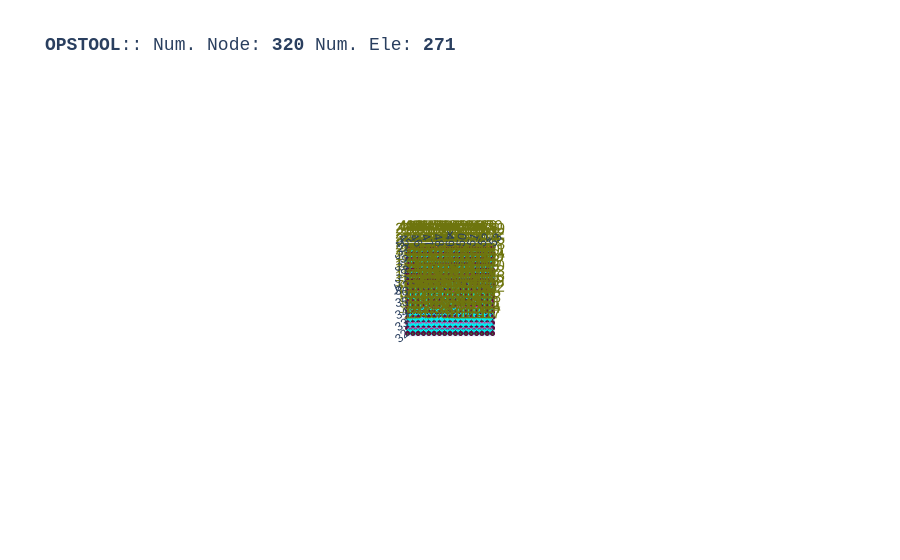

The notebook cell saved with this chart:
### Markdown cell above
Create output database (ODB) file. Since some elements and nodes will be removed in subsequent analyses, ensure that model_update=True.

### Code cell
opst.vis.plotly.plot_model(show_node_numbering=True)

### Figure 1 — Plotly figure (JSON) as saved in the notebook; plotly's stock layout.template omitted (floating-point values rounded to 4 significant figures; data arrays with more than 128 entries replaced by an {"elided": "..."} marker saying what was removed)
{"data": [{"color": "#00FFFF", "hoverinfo": "skip", "i": {"elided": "512 int values"}, "j": {"elided": "512 int values"}, "k": {"elided": "512 int values"}, "name": "FourNodeQuad", "opacity": 1, "type": "mesh3d", "x": {"elided": "1024 float values"}, "y": {"elided": "1024 float values"}, "z": {"elided": "1024 float values"}}, {"connectgaps": false, "hoverinfo": "skip", "line": {"color": "black", "width": 1}, "mode": "lines", "name": "Edge", "type": "scatter3d", "x": {"elided": "1536 float values"}, "y": {"elided": "1536 float values"}, "z": {"elided": "1536 float values"}}, {"connectgaps": false, "hoverinfo": "skip", "line": {"color": "#0652ff", "width": 5}, "mode": "lines", "name": "DispBeamColumn2d", "type": "scatter3d", "x": [45.25, 45.75, NaN, 45.75, 46.25, NaN, 46.25, 46.75, NaN, 46.75, 47.25, NaN, 47.25, 47.75, NaN, 47.75, 48.25, NaN, 48.25, 48.75, NaN, 48.75, 49.25, NaN, 49.25, 49.75, NaN, 49.75, 50.25, NaN, 50.25, 50.75, NaN, 50.75, 51.25, NaN, 51.25, 51.75, NaN, 51.75, 52.25, NaN, 52.25, 52.75, NaN], "y": [40.25, 40.25, NaN, 40.25, 40.25, NaN, 40.25, 40.25, NaN, 40.25, 40.25, NaN, 40.25, 40.25, NaN, 40.25, 40.25, NaN, 40.25, 40.25, NaN, 40.25, 40.25, NaN, 40.25, 40.25, NaN, 40.25, 40.25, NaN, 40.25, 40.25, NaN, 40.25, 40.25, NaN, 40.25, 40.25, NaN, 40.25, 40.25, NaN, 40.25, 40.25, NaN], "z": [0.0, 0.0, NaN, 0.0, 0.0, NaN, 0.0, 0.0, NaN, 0.0, 0.0, NaN, 0.0, 0.0, NaN, 0.0, 0.0, NaN, 0.0, 0.0, NaN, 0.0, 0.0, NaN, 0.0, 0.0, NaN, 0.0, 0.0, NaN, 0.0, 0.0, NaN, 0.0, 0.0, NaN, 0.0, 0.0, NaN, 0.0, 0.0, NaN, 0.0, 0.0, NaN]}, {"connectgaps": false, "hoverinfo": "skip", "line": {"color": "#ff9408", "width": 5}, "mode": "lines", "name": "BeamContact2D", "type": "scatter3d", "x": [45.5, 45.25, NaN, 45.5, 45.75, NaN, 46.0, 45.75, NaN, 46.0, 46.25, NaN, 46.5, 46.25, NaN, 46.5, 46.75, NaN, 47.0, 46.75, NaN, 47.0, 47.25, NaN, 47.5, 47.25, NaN, 47.5, 47.75, NaN, 48.0, 47.75, NaN, 48.0, 48.25, NaN, 48.5, 48.25, NaN, 48.5, 48.75, NaN, 49.0, 48.75, NaN, 49.0, 49.25, NaN, 49.5, 49.25, NaN, 49.5, 49.75, NaN, 50.0, 49.75, NaN, 50.0, 50.25, NaN, 50.5, 50.25, NaN, 50.5, 50.75, NaN, 51.0, 50.75, NaN, 51.0, 51.25, NaN, 51.5, 51.25, NaN, 51.5, 51.75, NaN, 52.0, 51.75, NaN, 52.0, 52.25, NaN, 52.5, 52.25, NaN, 52.5, 52.75, NaN], "y": [40.0, 40.25, NaN, 40.0, 40.25, NaN, 40.0, 40.25, NaN, 40.0, 40.25, NaN, 40.0, 40.25, NaN, 40.0, 40.25, NaN, 40.0, 40.25, NaN, 40.0, 40.25, NaN, 40.0, 40.25, NaN, 40.0, 40.25, NaN, 40.0, 40.25, NaN, 40.0, 40.25, NaN, 40.0, 40.25, NaN, 40.0, 40.25, NaN, 40.0, 40.25, NaN, 40.0, 40.25, NaN, 40.0, 40.25, NaN, 40.0, 40.25, NaN, 40.0, 40.25, NaN, 40.0, 40.25, NaN, 40.0, 40.25, NaN, 40.0, 40.25, NaN, 40.0, 40.25, NaN, 40.0, 40.25, NaN, 40.0, 40.25, NaN, 40.0, 40.25, NaN, 40.0, 40.25, NaN, 40.0, 40.25, NaN, 40.0, 40.25, NaN, 40.0, 40.25, NaN], "z": [0.0, 0.0, NaN, 0.0, 0.0, NaN, 0.0, 0.0, NaN, 0.0, 0.0, NaN, 0.0, 0.0, NaN, 0.0, 0.0, NaN, 0.0, 0.0, NaN, 0.0, 0.0, NaN, 0.0, 0.0, NaN, 0.0, 0.0, NaN, 0.0, 0.0, NaN, 0.0, 0.0, NaN, 0.0, 0.0, NaN, 0.0, 0.0, NaN, 0.0, 0.0, NaN, 0.0, 0.0, NaN, 0.0, 0.0, NaN, 0.0, 0.0, NaN, 0.0, 0.0, NaN, 0.0, 0.0, NaN, 0.0, 0.0, NaN, 0.0, 0.0, NaN, 0.0, 0.0, NaN, 0.0, 0.0, NaN, 0.0, 0.0, NaN, 0.0, 0.0, NaN, 0.0, 0.0, NaN, 0.0, 0.0, NaN, 0.0, 0.0, NaN, 0.0, 0.0, NaN]}, {"customdata": {"elided": "256 str values"}, "hovertemplate": "%{customdata}", "marker": {"color": "#00FFFF", "size": 3, "symbol": "diamond-open"}, "mode": "markers", "name": "FourNodeQuad", "type": "scatter3d", "x": {"elided": "256 float values"}, "y": {"elided": "256 float values"}, "z": {"elided": "256 float values"}}, {"customdata": ["eleTag: 400<br>connectedNodes:<br> [415 416]", "eleTag: 401<br>connectedNodes:<br> [416 417]", "eleTag: 402<br>connectedNodes:<br> [417 418]", "eleTag: 403<br>connectedNodes:<br> [418 419]", "eleTag: 404<br>connectedNodes:<br> [419 420]", "eleTag: 405<br>connectedNodes:<br> [420 421]", "eleTag: 406<br>connectedNodes:<br> [421 422]", "eleTag: 407<br>connectedNodes:<br> [422 423]", "eleTag: 408<br>connectedNodes:<br> [423 424]", "eleTag: 409<br>connectedNodes:<br> [424 425]", "eleTag: 410<br>connectedNodes:<br> [425 426]", "eleTag: 411<br>connectedNodes:<br> [426 427]", "eleTag: 412<br>connectedNodes:<br> [427 428]", "eleTag: 413<br>connectedNodes:<br> [428 429]", "eleTag: 414<br>connectedNodes:<br> [429 430]"], "hovertemplate": "%{customdata}", "marker": {"color": "#0652ff", "size": 3, "symbol": "diamond-open"}, "mode": "markers", "name": "DispBeamColumn2d", "type": "scatter3d", "x": [45.5, 46.0, 46.5, 47.0, 47.5, 48.0, 48.5, 49.0, 49.5, 50.0, 50.5, 51.0, 51.5, 52.0, 52.5], "y": [40.25, 40.25, 40.25, 40.25, 40.25, 40.25, 40.25, 40.25, 40.25, 40.25, 40.25, 40.25, 40.25, 40.25, 40.25], "z": [0.0, 0.0, 0.0, 0.0, 0.0, 0.0, 0.0, 0.0, 0.0, 0.0, 0.0, 0.0, 0.0, 0.0, 0.0]}, {"customdata": ["eleTag: 3050<br>connectedNodes:<br> [274 415]", "eleTag: 3050<br>connectedNodes:<br> [274 416]", "eleTag: 3051<br>connectedNodes:<br> [275 416]", "eleTag: 3051<br>connectedNodes:<br> [275 417]", "eleTag: 3052<br>connectedNodes:<br> [276 417]", "eleTag: 3052<br>connectedNodes:<br> [276 418]", "eleTag: 3053<br>connectedNodes:<br> [277 418]", "eleTag: 3053<br>connectedNodes:<br> [277 419]", "eleTag: 3054<br>connectedNodes:<br> [278 419]", "eleTag: 3054<br>connectedNodes:<br> [278 420]", "eleTag: 3055<br>connectedNodes:<br> [279 420]", "eleTag: 3055<br>connectedNodes:<br> [279 421]", "eleTag: 3056<br>connectedNodes:<br> [280 421]", "eleTag: 3056<br>connectedNodes:<br> [280 422]", "eleTag: 3057<br>connectedNodes:<br> [281 422]", "eleTag: 3057<br>connectedNodes:<br> [281 423]", "eleTag: 3058<br>connectedNodes:<br> [282 423]", "eleTag: 3058<br>connectedNodes:<br> [282 424]", "eleTag: 3059<br>connectedNodes:<br> [283 424]", "eleTag: 3059<br>connectedNodes:<br> [283 425]", "eleTag: 3060<br>connectedNodes:<br> [284 425]", "eleTag: 3060<br>connectedNodes:<br> [284 426]", "eleTag: 3061<br>connectedNodes:<br> [285 426]", "eleTag: 3061<br>connectedNodes:<br> [285 427]", "eleTag: 3062<br>connectedNodes:<br> [286 427]", "eleTag: 3062<br>connectedNodes:<br> [286 428]", "eleTag: 3063<br>connectedNodes:<br> [287 428]", "eleTag: 3063<br>connectedNodes:<br> [287 429]", "eleTag: 3064<br>connectedNodes:<br> [288 429]", "eleTag: 3064<br>connectedNodes:<br> [288 430]"], "hovertemplate": "%{customdata}", "marker": {"color": "#ff9408", "size": 3, "symbol": "diamond-open"}, "mode": "markers", "name": "BeamContact2D", "type": "scatter3d", "x": [45.38, 45.62, 45.88, 46.12, 46.38, 46.62, 46.88, 47.12, 47.38, 47.62, 47.88, 48.12, 48.38, 48.62, 48.88, 49.12, 49.38, 49.62, 49.88, 50.12, 50.38, 50.62, 50.88, 51.12, 51.38, 51.62, 51.88, 52.12, 52.38, 52.62], "y": [40.12, 40.12, 40.12, 40.12, 40.12, 40.12, 40.12, 40.12, 40.12, 40.12, 40.12, 40.12, 40.12, 40.12, 40.12, 40.12, 40.12, 40.12, 40.12, 40.12, 40.12, 40.12, 40.12, 40.12, 40.12, 40.12, 40.12, 40.12, 40.12, 40.12], "z": [0.0, 0.0, 0.0, 0.0, 0.0, 0.0, 0.0, 0.0, 0.0, 0.0, 0.0, 0.0, 0.0, 0.0, 0.0, 0.0, 0.0, 0.0, 0.0, 0.0, 0.0, 0.0, 0.0, 0.0, 0.0, 0.0, 0.0, 0.0, 0.0, 0.0]}, {"customdata": {"elided": "320 str values"}, "hovertemplate": "x: %{x}<br>y: %{y}<br>z: %{z} <br>nodeTag: %{customdata}", "marker": {"color": "#580f41", "size": 3, "symbol": "circle"}, "mode": "markers", "name": "Nodes", "type": "scatter3d", "x": {"elided": "320 float values"}, "y": {"elided": "320 float values"}, "z": {"elided": "320 float values"}}, {"mode": "text", "name": "Node Tag", "text": {"elided": "320 str values"}, "textfont": {"color": "#6e750e", "size": 15}, "type": "scatter3d", "x": {"elided": "320 float values"}, "y": {"elided": "320 float values"}, "z": {"elided": "320 float values"}}, {"connectgaps": false, "hoverinfo": "skip", "line": {"color": "#15b01a", "width": 1}, "mode": "lines", "name": "BC", "type": "scatter3d", "x": {"elided": "350 float values"}, "y": {"elided": "350 float values"}, "z": {"elided": "350 float values"}}, {"connectgaps": false, "hoverinfo": "skip", "line": {"color": "#FF1493", "width": 2.5}, "mode": "lines", "name": "mp constraint", "type": "scatter3d", "x": [45.0, 53.0, NaN, 45.0, 53.0, NaN, 45.0, 53.0, NaN, 45.0, 53.0, NaN, 45.0, 53.0, NaN, 45.0, 53.0, NaN, 45.0, 53.0, NaN, 45.0, 53.0, NaN, 45.0, 53.0, NaN, 45.0, 53.0, NaN, 45.0, 53.0, NaN, 45.0, 53.0, NaN, 45.0, 53.0, NaN, 45.0, 53.0, NaN, 45.0, 53.0, NaN, 45.0, 53.0, NaN], "y": [32.5, 32.5, NaN, 33.0, 33.0, NaN, 33.5, 33.5, NaN, 34.0, 34.0, NaN, 34.5, 34.5, NaN, 35.0, 35.0, NaN, 35.5, 35.5, NaN, 36.0, 36.0, NaN, 36.5, 36.5, NaN, 37.0, 37.0, NaN, 37.5, 37.5, NaN, 38.0, 38.0, NaN, 38.5, 38.5, NaN, 39.0, 39.0, NaN, 39.5, 39.5, NaN, 40.0, 40.0, NaN], "z": [0.0, 0.0, NaN, 0.0, 0.0, NaN, 0.0, 0.0, NaN, 0.0, 0.0, NaN, 0.0, 0.0, NaN, 0.0, 0.0, NaN, 0.0, 0.0, NaN, 0.0, 0.0, NaN, 0.0, 0.0, NaN, 0.0, 0.0, NaN, 0.0, 0.0, NaN, 0.0, 0.0, NaN, 0.0, 0.0, NaN, 0.0, 0.0, NaN, 0.0, 0.0, NaN, 0.0, 0.0, NaN]}], "layout": {"autosize": true, "font": {"family": "Arial, sans-serif"}, "scene": {"aspectmode": "data", "camera": {"eye": {"x": 0, "y": -0.1, "z": 10}}, "dragmode": "pan", "xaxis": {"showbackground": false}, "yaxis": {"showbackground": false}, "zaxis": {"showbackground": true, "showgrid": true, "showticklabels": false, "ticks": "", "title": {"text": ""}, "visible": true}}, "showlegend": false, "title": {"font": {"family": "courier", "size": 18}, "text": "<b>OPSTOOL</b>:: Num. Node: <b>320</b> Num. Ele: <b>271</b>"}}}
